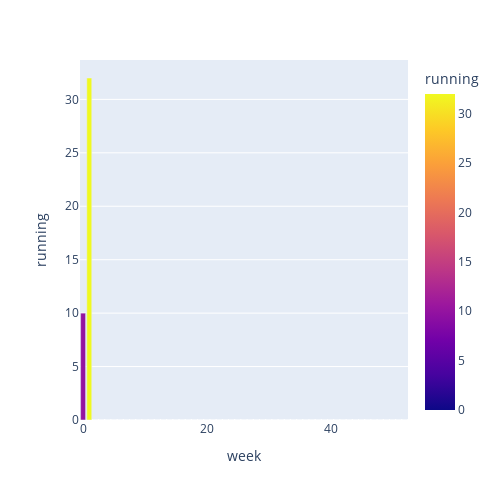

Notebook code cell kept with this figure:
### Code cell
import plotly.express as px
fig=px.bar(grouped,x='week', y='running',width=500, height=500,color='running')
fig.show()

### Figure 1 — Plotly figure (JSON) as saved in the notebook; plotly's stock layout.template omitted (floating-point values rounded to 4 significant figures)
{"data": [{"alignmentgroup": "True", "hovertemplate": "week=%{x}<br>running=%{marker.color}<extra></extra>", "legendgroup": "", "marker": {"color": [10, 32, 0, 0, 0, 0, 0, 0, 0, 0, 0, 0, 0, 0, 0, 0, 0, 0, 0, 0, 0, 0, 0, 0, 0, 0, 0, 0, 0, 0, 0, 0, 0, 0, 0, 0, 0, 0, 0, 0, 0, 0, 0, 0, 0, 0, 0, 0, 0, 0, 0, 0, 0], "coloraxis": "coloraxis"}, "name": "", "offsetgroup": "", "orientation": "v", "showlegend": false, "textposition": "auto", "type": "bar", "x": [0, 1, 2, 3, 4, 5, 6, 7, 8, 9, 10, 11, 12, 13, 14, 15, 16, 17, 18, 19, 20, 21, 22, 23, 24, 25, 26, 27, 28, 29, 30, 31, 32, 33, 34, 35, 36, 37, 38, 39, 40, 41, 42, 43, 44, 45, 46, 47, 48, 49, 50, 51, 52], "xaxis": "x", "y": [10, 32, 0, 0, 0, 0, 0, 0, 0, 0, 0, 0, 0, 0, 0, 0, 0, 0, 0, 0, 0, 0, 0, 0, 0, 0, 0, 0, 0, 0, 0, 0, 0, 0, 0, 0, 0, 0, 0, 0, 0, 0, 0, 0, 0, 0, 0, 0, 0, 0, 0, 0, 0], "yaxis": "y"}], "layout": {"barmode": "relative", "coloraxis": {"colorbar": {"title": {"text": "running"}}, "colorscale": [[0, "#0d0887"], [0.1111, "#46039f"], [0.2222, "#7201a8"], [0.3333, "#9c179e"], [0.4444, "#bd3786"], [0.5556, "#d8576b"], [0.6667, "#ed7953"], [0.7778, "#fb9f3a"], [0.8889, "#fdca26"], [1, "#f0f921"]]}, "height": 500, "legend": {"tracegroupgap": 0}, "margin": {"t": 60}, "width": 500, "xaxis": {"anchor": "y", "domain": [0, 1], "title": {"text": "week"}}, "yaxis": {"anchor": "x", "domain": [0, 1], "title": {"text": "running"}}}}
